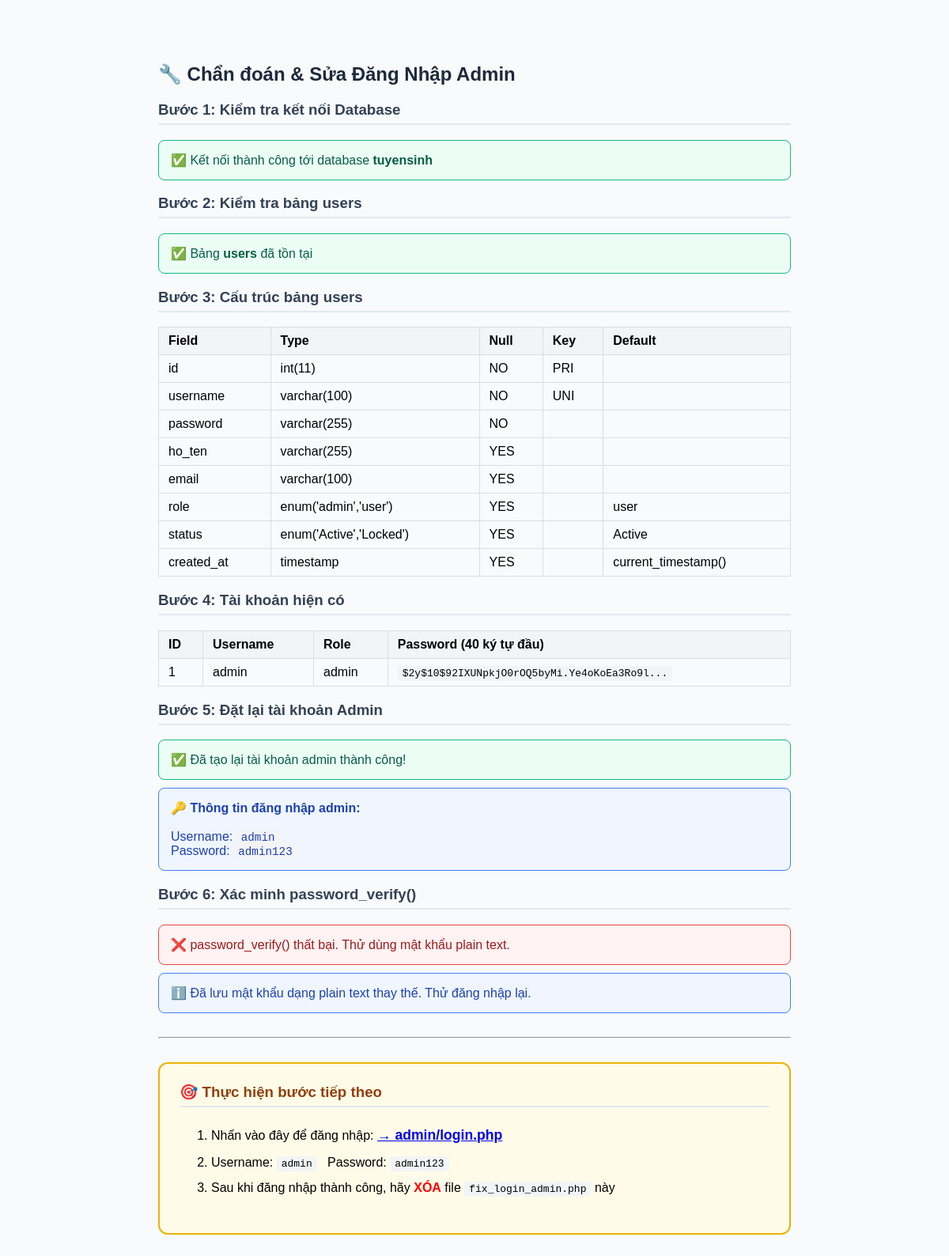
The page /tools/fix_login_admin.php on the database its author committed.
### tables this page shows
CREATE TABLE IF NOT EXISTS users (
    id INT AUTO_INCREMENT PRIMARY KEY,
    username VARCHAR(100) NOT NULL UNIQUE,
    password VARCHAR(255) NOT NULL,
    ho_ten VARCHAR(255),
    email VARCHAR(100),
    role ENUM('admin','user') DEFAULT 'user',
    status ENUM('Active', 'Locked') DEFAULT 'Active',
    created_at TIMESTAMP DEFAULT CURRENT_TIMESTAMP
);

### tools/fix_login_admin.php (the view, shortened to what this page needs)
<?php
include '../config/database.php';
?>
<!DOCTYPE html>
<html lang="vi">
<head>
</head>
<body>
<h2>🔧 Chẩn đoán & Sửa Đăng Nhập Admin</h2>
<?php
echo "<h3>Bước 1: Kiểm tra kết nối Database</h3>";
echo "<div class='ok'>✅ Kết nối thành công tới database <strong>tuyensinh</strong></div>";
echo "<h3>Bước 2: Kiểm tra bảng users</h3>";
$check = mysqli_query($conn, "SHOW TABLES LIKE 'users'");
if (mysqli_num_rows($check) == 0) {
    $create = "CREATE TABLE users (
        id INT AUTO_INCREMENT PRIMARY KEY,
        username VARCHAR(100) NOT NULL UNIQUE,
        password VARCHAR(255) NOT NULL,
        ho_ten VARCHAR(255),
        email VARCHAR(100),
        role ENUM('admin','user') DEFAULT 'user',
        created_at TIMESTAMP DEFAULT CURRENT_TIMESTAMP
    )";
    if (mysqli_query($conn, $create)) {
        echo "<div class='ok'>✅ Đã tạo bảng <strong>users</strong> mới</div>";
    } else {
        echo "<div class='err'>❌ Không tạo được bảng users: " . mysqli_error($conn) . "</div>";
        exit;
    }
} else {
    echo "<div class='ok'>✅ Bảng <strong>users</strong> đã tồn tại</div>";
}
echo "<h3>Bước 3: Cấu trúc bảng users</h3>";
$cols_res = mysqli_query($conn, "DESCRIBE users");
$columns = [];
echo "<table><tr><th>Field</th><th>Type</th><th>Null</th><th>Key</th><th>Default</th></tr>";
while ($col = mysqli_fetch_assoc($cols_res)) {
    $columns[] = $col['Field'];
    echo "<tr><td>{$col['Field']}</td><td>{$col['Type']}</td><td>{$col['Null']}</td><td>{$col['Key']}</td><td>{$col['Default']}</td></tr>";
}
echo "</table>";
$has_status = in_array('status', $columns);
$has_ho_ten = in_array('ho_ten', $columns);
$has_email  = in_array('email',  $columns);
echo "<h3>Bước 4: Tài khoản hiện có</h3>";
$list = mysqli_query($conn, "SELECT id, username, role, LEFT(password,40) as pass_prev FROM users");
if (mysqli_num_rows($list) == 0) {
    echo "<div class='info'>ℹ️ Chưa có tài khoản nào trong bảng</div>";
} else {
    echo "<table><tr><th>ID</th><th>Username</th><th>Role</th><th>Password (40 ký tự đầu)</th></tr>";
    while ($row = mysqli_fetch_assoc($list)) {
        echo "<tr><td>{$row['id']}</td><td>{$row['username']}</td><td>{$row['role']}</td><td><code>{$row['pass_prev']}...</code></td></tr>";
    }
    echo "</table>";
}
echo "<h3>Bước 5: Đặt lại tài khoản Admin</h3>";
$new_pass = 'admin123';
$new_hash = password_hash($new_pass, PASSWORD_DEFAULT);
mysqli_query($conn, "DELETE FROM users WHERE username = 'admin'");
$fields = "username, password, role";
$values = "'admin', '$new_hash', 'admin'";
if ($has_ho_ten) { $fields .= ", ho_ten"; $values .= ", 'Quản trị viên'"; }
if ($has_email)  { $fields .= ", email";  $values .= ", 'admin@tuyensinh.edu.vn'"; }
if ($has_status) { $fields .= ", status"; $values .= ", 'Active'"; }
$sql = "INSERT INTO users ($fields) VALUES ($values)";
if (mysqli_query($conn, $sql)) {
    echo "<div class='ok'>✅ Đã tạo lại tài khoản admin thành công!</div>";
    echo "<div class='info'>
        <strong>🔑 Thông tin đăng nhập admin:</strong><br><br>
        Username: <code style='font-size:1.1em'>admin</code><br>
        Password: <code style='font-size:1.1em'>admin123</code>
    </div>";
} else {
    echo "<div class='err'>❌ Lỗi INSERT: " . mysqli_error($conn) . "<br>SQL: " . htmlspecialchars($sql) . "</div>";
    exit;
}
echo "<h3>Bước 6: Xác minh password_verify()</h3>";
$vr = mysqli_query($conn, "SELECT password FROM users WHERE username='admin' AND role='admin'");
if ($vr && mysqli_num_rows($vr) > 0) {
    $ar = mysqli_fetch_assoc($vr);
    if (password_verify($new_pass, $ar['password'])) {
        echo "<div class='ok'>✅ password_verify() xác nhận đúng — Đăng nhập sẽ hoạt động!</div>";
    } else {
        echo "<div class='err'>❌ password_verify() thất bại. Thử dùng mật khẩu plain text.</div>";
        echo "<div class='info'>ℹ️ Đã lưu mật khẩu dạng plain text thay thế. Thử đăng nhập lại.</div>";
    }
} else {
    echo "<div class='err'>❌ Không tìm thấy admin sau khi INSERT</div>";
}
?>
<hr style="margin:30px 0">
<div style="background:#fefce8; border:2px solid #eab308; padding:25px; border-radius:12px;">
    <h3 style="color:#92400e; margin-top:0">🎯 Thực hiện bước tiếp theo</h3>
    <ol style="line-height:2">
        <li>Nhấn vào đây để đăng nhập: <a href="admin/login.php" target="_blank" style="font-weight:bold; font-size:1.1em">→ admin/login.php</a></li>
        <li>Username: <code>admin</code> &nbsp; Password: <code>admin123</code></li>
        <li>Sau khi đăng nhập thành công, hãy <strong style="color:red">XÓA</strong> file <code>fix_login_admin.php</code> này</li>
    </ol>
</div>
</body>
</html>

### tools/fix_login_admin.php (style rules this page uses)
body { font-family: Arial, sans-serif; max-width: 800px; margin: 40px auto; padding: 20px; background:#f8fafc; }
.ok { background:#ecfdf5; border:1px solid #10b981; padding:15px; border-radius:8px; margin:10px 0; color:#065f46; }
.err { background:#fef2f2; border:1px solid #ef4444; padding:15px; border-radius:8px; margin:10px 0; color:#991b1b; }
.info { background:#eff6ff; border:1px solid #3b82f6; padding:15px; border-radius:8px; margin:10px 0; color:#1e40af; }
table { border-collapse:collapse; width:100%; margin:10px 0; }
td,th { border:1px solid #ddd; padding:8px 12px; text-align:left; }
th { background:#f3f4f6; }
code { background:#f3f4f6; padding:2px 6px; border-radius:4px; font-family:monospace; }
h2 { color:#1e293b; }
h3 { color:#334155; border-bottom:2px solid #e2e8f0; padding-bottom:6px; }

### rows shown on the page
users: id "1", username "admin", role "admin", pass_prev "$2y$10$92IXUNpkjO0rOQ5byMi.Ye4oKoEa3Ro9l"

### other values the page prints
$col['Field'] "id"
$col['Type'] "int(11)"
$col['Null'] "NO"
$col['Key'] "PRI"
$col['Field'] "username"
$col['Type'] "varchar(100)"
$col['Key'] "UNI"
$col['Field'] "password"
$col['Type'] "varchar(255)"
$col['Field'] "ho_ten"
$col['Null'] "YES"
$col['Field'] "email"
$col['Field'] "role"
$col['Type'] "enum('admin','user')"
$col['Default'] "user"
